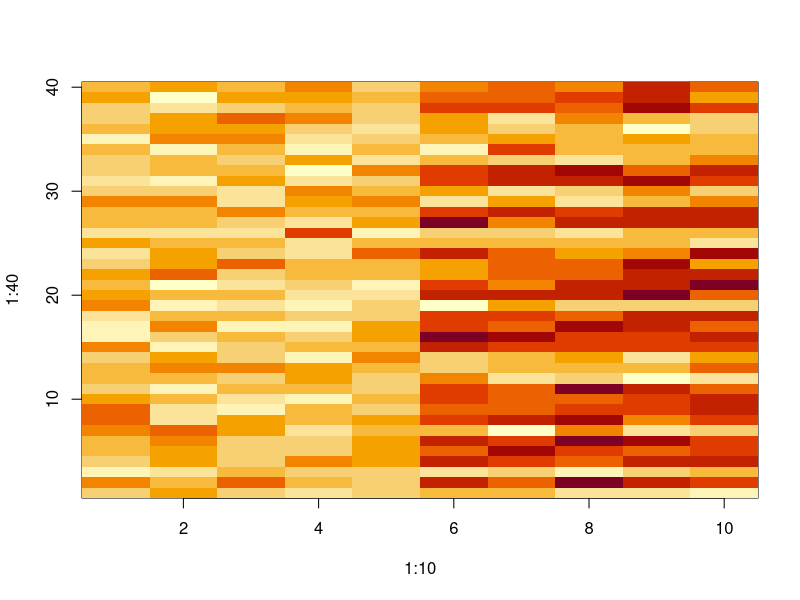
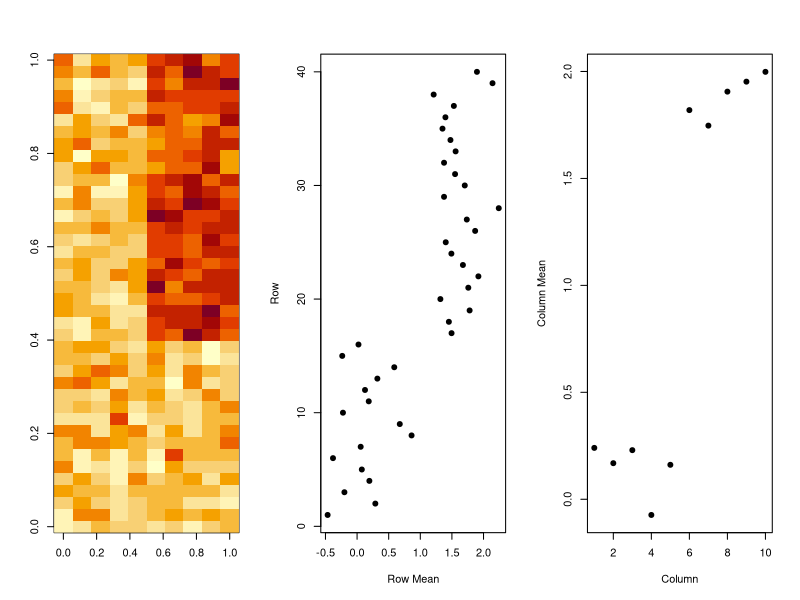
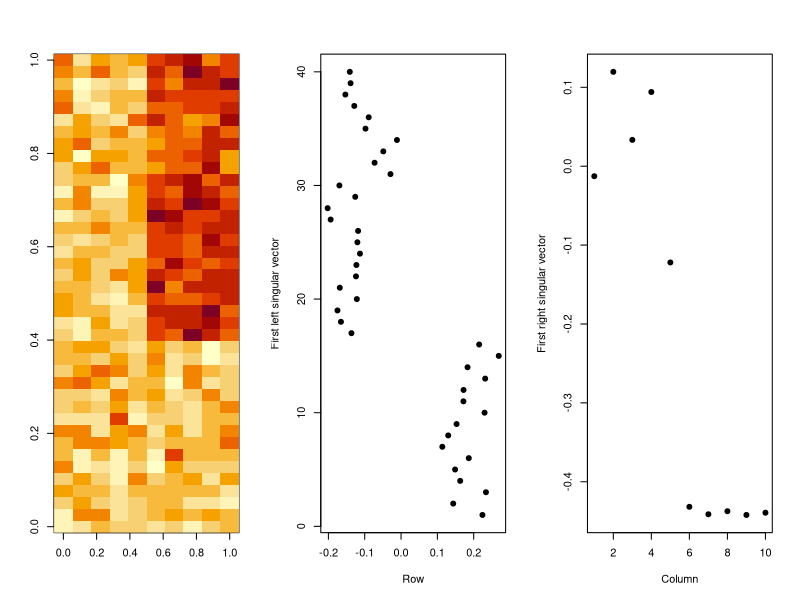
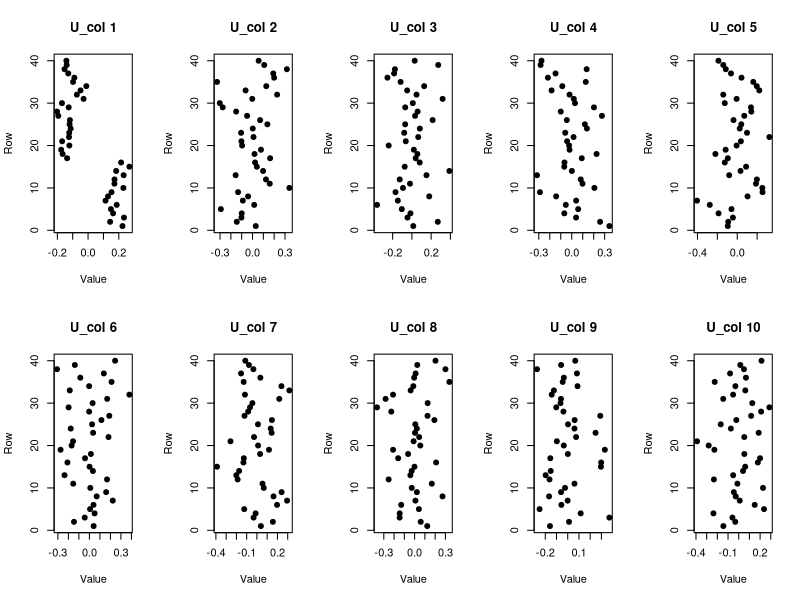
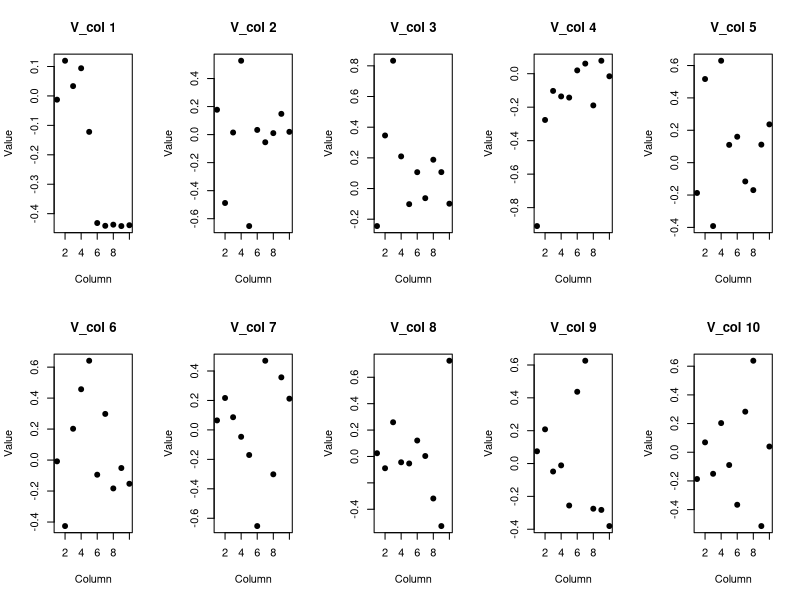
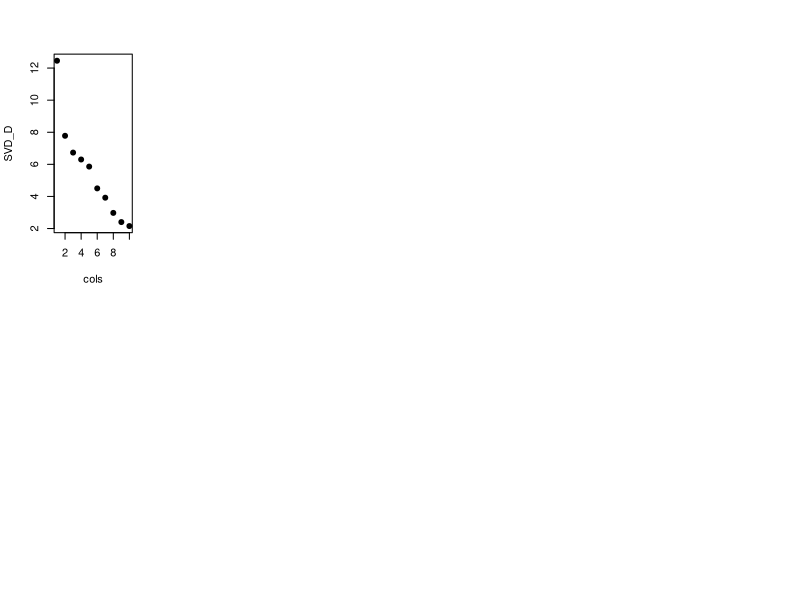
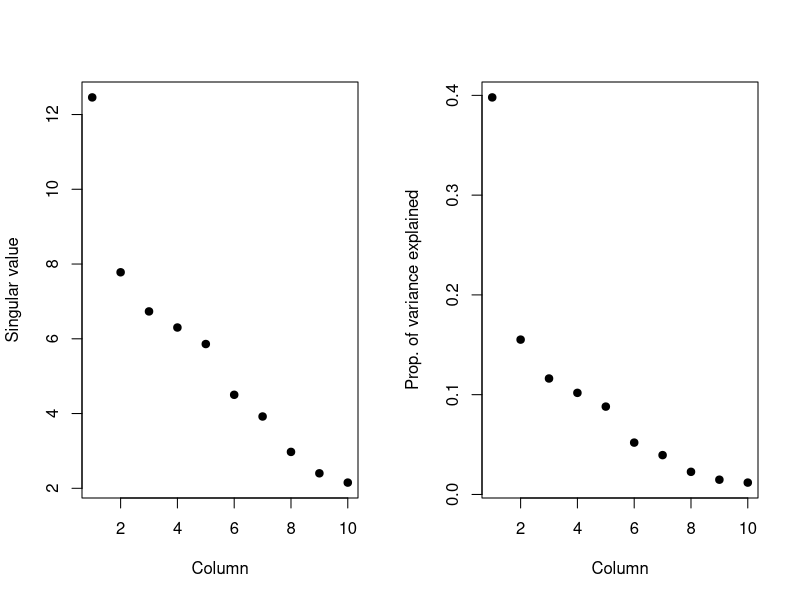
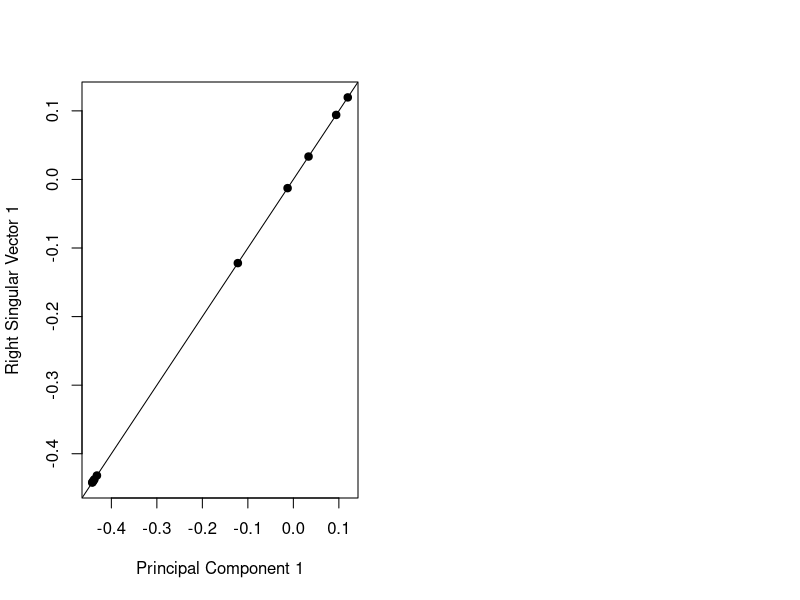

Source code (R) for these figures, in order:

set.seed(12345)

dataMatrix <- matrix(rnorm(400), nrow=40)

set.seed(678910)

for (i in 1:40){
    coinFlip <- rbinom(1, size = 1, prob = 0.5)
    if(coinFlip){
        dataMatrix[i, ] <- dataMatrix[i, ] + rep(c(0,3), each = 5)
    }
}

# par(mfrow = c(1,2))

image(1:10, 1:40, t(dataMatrix)[, nrow(dataMatrix):1])
# heatmap(dataMatrix, )

hh <- hclust(dist(dataMatrix))
dataMatrixOrdered <- dataMatrix[hh$order, ]
par(mfrow = c(1, 3))
image(t(dataMatrixOrdered)[, nrow(dataMatrixOrdered):1])
plot(rowMeans(dataMatrixOrdered), 40:1, , xlab = "Row Mean", ylab = "Row", pch = 19)
plot(colMeans(dataMatrixOrdered), xlab = "Column", ylab = "Column Mean", pch = 19)

scaledDataOrdered <- scale(dataMatrixOrdered)

svd1 <- svd(scale(dataMatrixOrdered))
par(mfrow = c(1, 3))
image(t(dataMatrixOrdered)[, nrow(dataMatrixOrdered):1])
plot(svd1$u[, 1], 40:1, xlab = "Row", ylab = "First left singular vector", pch = 19)
plot(svd1$v[, 1], xlab = "Column", ylab = "First right singular vector", pch = 19)

#---- try to see all left and right vercotors vecotros -----
par(mfrow = c(2, 5))
#ll<-lapply(seq(1,10), function(i) qplot(svd1$u[, i],40:1))
lapply(seq_along(svd1$u[1,]), function(i) plot(svd1$u[, i], 40:1, main = paste("U_col", i), 
                                               xlab = "Value", ylab = "Row", pch = 19))
lapply(seq_along(svd1$v[1,]), function(i) plot(svd1$v[, i], main = paste("V_col", i), 
                                               xlab = "Column", ylab = "Value", pch = 19))
# --------------------------------------

plot(svd1$d, ylab = "SVD_D", xlab = "cols", pch = 19)

#library(plyr)
#library(ggplot2)

#Components of the SVD - Variance explained
par(mfrow = c(1, 2))
plot(svd1$d, xlab = "Column", ylab = "Singular value", pch = 19)
plot(svd1$d^2/sum(svd1$d^2), xlab = "Column", ylab = "Prop. of variance explained",
     pch = 19)

#Relationship to principal components Relationship to principal components
svd1 <- svd(scale(dataMatrixOrdered))
pca1 <- prcomp(dataMatrixOrdered, scale = TRUE)
plot(pca1$rotation[, 1], svd1$v[, 1], pch = 19, xlab = "Principal Component 1",
     ylab = "Right Singular Vector 1")
abline(c(0, 1))

#Components of the SVD - variance explained Components
constantMatrix <- dataMatrixOrdered*0
for(i in 1:dim(dataMatrixOrdered)[1]){
  constantMatrix[i,] <- rep(c(0,1),each=5)
}
svd1 <- svd(constantMatrix)
par(mfrow=c(1,3))
image(t(constantMatrix)[,nrow(constantMatrix):1])
plot(svd1$d,xlab="Column",ylab="Singular value",pch=19)
plot(svd1$d^2/sum(svd1$d^2),xlab="Column",ylab="Prop. of variance explained",pch=19)

#What if we add a second pattern?
set.seed(678910)
for (i in 1:40) {
  # flip a coin
  coinFlip1 <- rbinom(1, size = 1, prob = 0.5)
  coinFlip2 <- rbinom(1, size = 1, prob = 0.5)
  # if coin is heads add a common pattern to that row
  if (coinFlip1) {
    dataMatrix[i, ] <- dataMatrix[i, ] + rep(c(0, 5), each = 5)
  }
  if (coinFlip2) {
    dataMatrix[i, ] <- dataMatrix[i, ] + rep(c(0, 5), 5)
  }
}
hh <- hclust(dist(dataMatrix))
dataMatrixOrdered <- dataMatrix[hh$order, ]
image(t(dataMatrixOrdered)[, nrow(dataMatrixOrdered):1])
heatmap(dataMatrixOrdered)



#Singular value decomposition - true patterns Singular value decomposition - true patterns
svd2 <- svd(scale(dataMatrixOrdered))
par(mfrow = c(1, 3))
image(t(dataMatrixOrdered)[, nrow(dataMatrixOrdered):1])
plot(rep(c(0, 1), each = 5), pch = 19, xlab = "Column", ylab = "Pattern 1")
plot(rep(c(0, 1), 5), pch = 19, xlab = "Column", ylab = "Pattern 2")

#v and patterns of variance in rows and patterns of variance in rows
svd2 <- svd(scale(dataMatrixOrdered))
par(mfrow = c(1, 3))
image(t(dataMatrixOrdered)[, nrow(dataMatrixOrdered):1])
plot(svd2$v[, 1], pch = 19, xlab = "Column", ylab = "First right singular vector")
plot(svd2$v[, 2], pch = 19, xlab = "Column", ylab = "Second right singular vector")

#--------- print all vectors:
par(mfrow = c(2, 5))
lapply(seq_along(svd2$v[1,]), function(i) plot(svd2$v[, i], main = paste("V_col", i), 
                                               xlab = "Column", ylab = "Value", pch = 19))
#----------------------------

#d and variance explained and variance explained
svd1 <- svd(scale(dataMatrixOrdered))
par(mfrow = c(1, 2))
plot(svd1$d, xlab = "Column", ylab = "Singular value", pch = 19)
plot(svd1$d^2/sum(svd1$d^2), xlab = "Column", ylab = "Percent of variance explained",
     pch = 19)